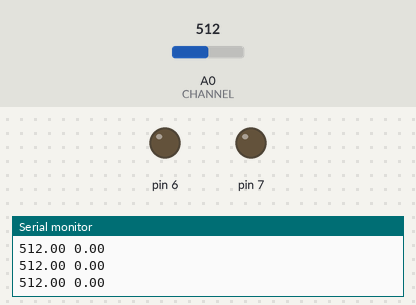
A sketch run on a simulated Arduino Uno, built with avr-gcc and run on an emulated ATmega328P. Shown: output pins drawn as LEDs (lit = HIGH), the last lines printed to the serial monitor. The test bench sets the inputs (shaded band); at power-on: A0 (CHANNEL) = 512.

Above: at 0.1 s.
At 4.1 s:
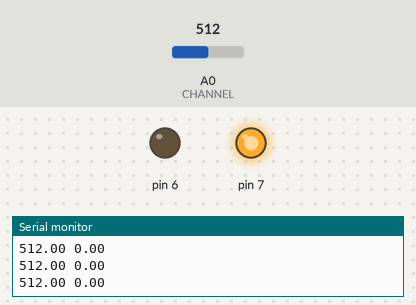
4.2 s: A0 (CHANNEL) set to 1023
Timing chart, 0 to 7.2 s (numbered marks = the images above; inputs shaded):
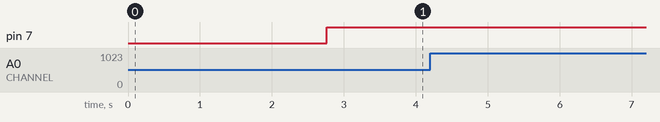

The sketch:

NewBPM.ino
```cpp
#include "arduinoFFT.h"

arduinoFFT FFT = arduinoFFT(); /* Create FFT object */
/*
These values can be changed in order to evaluate the functions
*/
#define CHANNEL A0
const uint16_t samples = 128; //This value MUST ALWAYS be a power of 2
const double samplingFrequency = 50; //Hz, must be less than 10000 due to ADC

unsigned int sampling_period_us;
unsigned long microseconds;

/*
These are the input and output vectors
Input vectors receive computed results from FFT
*/
double vReal[samples];
double vImag[samples];
double maxfreq;

#define SCL_INDEX 0x00
#define SCL_TIME 0x01
#define SCL_FREQUENCY 0x02
#define SCL_PLOT 0x03
void setup()
{
  sampling_period_us = round(1000000*(1.0/samplingFrequency));
  Serial.begin(115200);
  Serial.println("Ready");

  pinMode(6,OUTPUT);
  pinMode(7,OUTPUT);

}

void loop()
{
  /*SAMPLING*/
  for(int i=0; i<samples; i++)
  {
      microseconds = micros();    //Overflows after around 70 minutes!

      vReal[i] = analogRead(CHANNEL);
      Serial.print( vReal[i]);
      Serial.print( " ");
      Serial.println( maxfreq *60);
      vImag[i] = 0;
      while(micros() < (microseconds + sampling_period_us)){
        //empty loop
      }
  }
  /* Print the results of the sampling according to time */
  FFT.Windowing(vReal, samples, FFT_WIN_TYP_HAMMING, FFT_FORWARD);  /* Weigh data */
  FFT.Compute(vReal, vImag, samples, FFT_FORWARD); /* Compute FFT */
  FFT.ComplexToMagnitude(vReal, vImag, samples); /* Compute magnitudes */
  maxfreq = FFT.MajorPeak(vReal, samples, samplingFrequency);

  if ((maxfreq*60) <= 100 && (maxfreq*60) >= 57){
      digitalWrite(6, HIGH);
      digitalWrite(7,LOW);}
      else{
        digitalWrite(7, HIGH);
        digitalWrite(6,LOW);
      }
}
```
